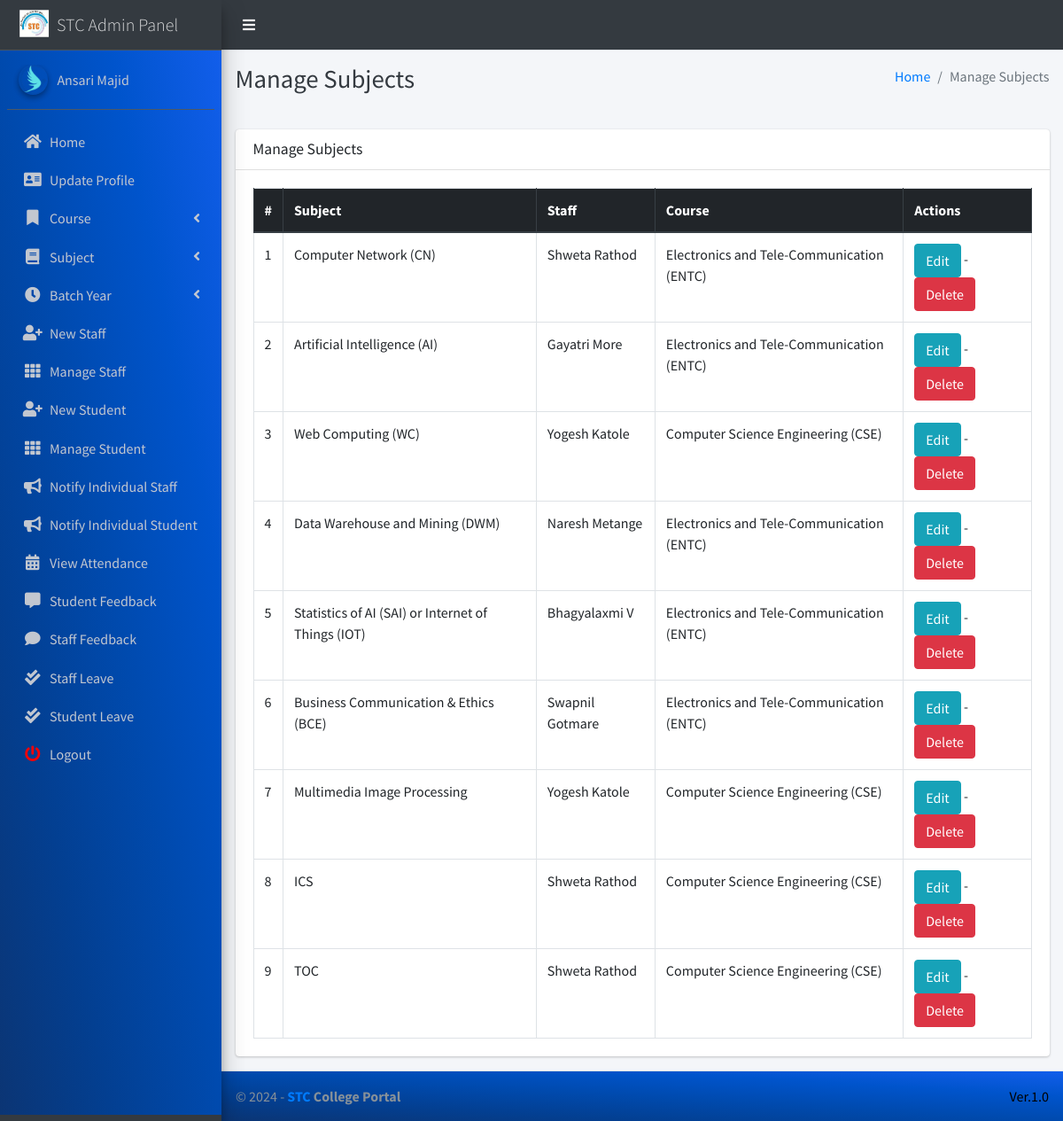
The app's page /subject/manage/ (signed in) with its own data.
### main_app/models.py (models this page shows, shortened)
class CustomUser(AbstractUser):
    USER_TYPE = ((1, "HOD"), (2, "Staff"), (3, "Student"))
    GENDER = [("M", "Male"), ("F", "Female")]
    username = None  # Removed username, using email instead
    email = models.EmailField(unique=True)
    user_type = models.CharField(default=1, choices=USER_TYPE, max_length=1)
    gender = models.CharField(max_length=1, choices=GENDER)
    profile_pic = models.ImageField()
    address = models.TextField()
    fcm_token = models.TextField(default="")  # For firebase notifications
    created_at = models.DateTimeField(auto_now_add=True)
    updated_at = models.DateTimeField(auto_now=True)
    USERNAME_FIELD = "email"
    REQUIRED_FIELDS = []
    objects = CustomUserManager()
    def __str__(self):
        return  self.first_name + " " + self.last_name

class Subject(models.Model):
    name = models.CharField(max_length=120)
    staff = models.ForeignKey(Staff,on_delete=models.CASCADE,)
    course = models.ForeignKey(Course, on_delete=models.CASCADE)
    updated_at = models.DateTimeField(auto_now=True)
    created_at = models.DateTimeField(auto_now_add=True)

class Staff(models.Model):
    course = models.ForeignKey(Course, on_delete=models.DO_NOTHING, null=True, blank=False)
    admin = models.OneToOneField(CustomUser, on_delete=models.CASCADE)

class Course(models.Model):
    name = models.CharField(max_length=120)
    created_at = models.DateTimeField(auto_now_add=True)
    updated_at = models.DateTimeField(auto_now=True)

### main_app/hod_views.py (the view)
# urls.py: path("subject/manage/", hod_views.manage_subject, name='manage_subject'),
def manage_subject(request):
    subjects = Subject.objects.all()
    context = {
        'subjects': subjects,
        'page_title': 'Manage Subjects'
    }
    return render(request, "hod_template/manage_subject.html", context)

### main_app/templates/hod_template/manage_subject.html
{% extends 'main_app/base.html' %}
{% load static %}
{% block page_title %}{{page_title}}{% endblock page_title %}
{% block content %}
<section class="content">
    <div class="container-fluid">
        <div class="row">
            <div class="col-md-12">
                <div class="card">
                    <div class="card-header">
                        <h3 class="card-title">{{page_title}}</h3>
                    </div>
                    <div class="card-body">
                        <table id="example2" class="table table-bordered table-hover">
                            <thead class="thead-dark">
                                <tr>
                                    <th>#</th>
                                    <th>Subject</th>
                                    <th>Staff</th>
                                    <th>Course</th>
                                    <th>Actions</th>
                                </tr>
                            </thead>
                            <tbody>
                                {% for subject in subjects %}
                                <tr>
                                    <td>{{ forloop.counter }}</td>
                                    <td>{{subject.name}}</td>
                                    <td>{{subject.staff.admin}}</td>
                                    <td>{{subject.course.name}}</td>
                                    <td>
                                        <a href="{% url 'edit_subject' subject.id %}" class="btn btn-info">Edit</a> -
                                        <a href="{% url 'delete_subject' subject.id %}" onclick="return confirm('Are you sure you want to delete this ?')" class="btn btn-danger">Delete</a>
                                    </td>
                                </tr>
                                {% endfor %}
                            </tbody>
                        </table>
                    </div>
                </div>
            </div>
        </div>
    </div>
</section>
{% endblock content %}

### main_app/templates/main_app/sidebar_template.html (shortened to what this page needs)
{% load static %}
<aside class="main-sidebar sidebar-dark-info elevation-4">
    {% if request.user.user_type == '1' %}
    <a href="{% url 'admin_home' %}" class="brand-link">
        <img src="{% static 'dist/img/virusx.png' %} " alt="STC LOGO"
            class="brand-image " >
        <span class="brand-text font-weight-light" >STC Admin Panel</span>
    </a>
    <div class="sidebar" style="background-image: linear-gradient(to right top, #0b3574, #033f91, #004aae, #0054cc, #125eeb);">
        <div class="user-panel mt-3 pb-3 mb-3 d-flex">
            <div class="image">
                <img src="{{ request.user.profile_pic}}" class="img-circle elevation-2" alt="User Image">
            </div>
            <div class="info">
                <a href="#" class="d-block">{{user}}</a>
            </div>
        </div>
        <nav class="mt-2">
            <ul class="nav nav-pills nav-sidebar flex-column" data-widget="treeview" role="menu" data-accordion="false">
                <li class="nav-item">
                    {% url 'admin_home' as admin_home %}
                    <a href="{{admin_home}}" class="nav-link {% if admin_home == request.path %} active {% endif %}">
                        <i class="nav-icon fas fa-home"></i>
                        <p>
                            Home
                        </p>
                    </a>
                </li>
                <li class="nav-item">
                    {% url 'admin_view_profile' as admin_view_profile %}
                    <a href="{{admin_view_profile}}"
                        class="nav-link {% if admin_view_profile == request.path %} active {% endif %}">
                        <i class="nav-icon fas fa-address-card"></i>
                        <p>
                            Update Profile
                        </p>
                    </a>
                </li>
                <li class="nav-item has-treeview">
                    <a href="#" class="nav-link" >
                        <i class="nav-icon fas fa-bookmark"></i>
                        <p>
                            Course
                            <i class="fas fa-angle-left right"></i>
                        </p>
                    </a>
                </li>
                <li class="nav-item has-treeview">
                    <a href="#" class="nav-link">
                        <i class="nav-icon fas fa-book"></i>
                        <p>
                            Subject
                            <i class="fas fa-angle-left right"></i>
                        </p>
                    </a>
                </li>
                <li class="nav-item has-treeview">
                    <a href="#" class="nav-link">
                        <i  class="nav-icon fas fa-clock"></i>
                        <p>
                            Batch Year
                            <i class="fas fa-angle-left right"></i>
                        </p>
                    </a>
                </li>
                <li class="nav-item">
                    {% url 'add_staff' as add_staff %}
                    <a href="{{add_staff}}" class="nav-link {% if add_staff == request.path %} active {% endif %}">
                        <i class="nav-icon fas fa-user-plus"></i>
                        <p>
                            New Staff
                        </p>
                    </a>
                </li>
                <li class="nav-item">
                    {% url 'manage_staff' as manage_staff %}
                    {% url 'edit_staff' staff_id as edit_staff %}
                    <a href="{{manage_staff}}"
                        class="nav-link {% if manage_staff == request.path or request.path == edit_staff %} active {% endif %}">
                        <i class="nav-icon fas fa-th"></i>
                        <p>
                            Manage Staff
                        </p>
                    </a>
                </li>
                <li class="nav-item">
                    {% url 'add_student' as add_student%}
                    <a href="{{add_student}}" class="nav-link  {% if add_student == request.path %} active {% endif %}">
                        <i class="nav-icon fas fa-user-plus"></i>
                        <p>
                            New Student
                        </p>
                    </a>
                </li>
                <li class="nav-item">
                    {% url 'manage_student' as manage_student %}
                    {% url 'edit_student' student_id as edit_student %}
                    <a href="{{manage_student}}"
                        class="nav-link  {% if edit_student == request.path or manage_student == request.path %} active {% endif %}">
                        <i class="nav-icon fas fa-th"></i>
                        <p>
                            Manage Student
                        </p>
                    </a>
                </li>
                <li class="nav-item">
                    {% url 'admin_notify_staff' as admin_notify_staff %}
                    <a href="{{admin_notify_staff}}"
                        class="nav-link {% if admin_notify_staff == request.path %} active {% endif %}">
                        <i class="nav-icon fas fa-bullhorn"></i>
                        <p>
                            Notify Individual Staff
                        </p>
                    </a>
                </li>
                <li class="nav-item">
                    {% url 'admin_notify_student' as admin_notify_student %}
                    <a href="{{admin_notify_student}}"
                        class="nav-link {% if admin_notify_student == request.path %} active {% endif %}">
                        <i class="nav-icon fas fa-bullhorn"></i>
                        <p>
                            Notify Individual Student
                        </p>
                    </a>
                </li>
                <li class="nav-item">
                    {% url 'admin_view_attendance' as admin_view_attendance %}
                <li class="nav-item">
                    <a href="{{admin_view_attendance}}"
                        class="nav-link  {% if admin_view_attendance == request.path %} active {% endif %}">
                        <i class="nav-icon fas fa-calendar-alt"></i>
                        <p>
                            View Attendance
                        </p>
                    </a>
                </li>
                <li class="nav-item">
                    {% url 'student_feedback_message' as student_feedback_message %}
                    <a href="{{ student_feedback_message }}"
                        class="nav-link  {% if student_feedback_message == request.path %} active {% endif %}">
                        <i class="nav-icon fas fa-comment-alt"></i>
                        <p>
                            Student Feedback
                        </p>
                    </a>
                </li>
                <li class="nav-item">
                    {% url 'staff_feedback_message' as staff_feedback_message %}
                    <a href="{{staff_feedback_message}}"
                        class="nav-link   {% if staff_feedback_message == request.path %} active {% endif %}">
                        <i  class="nav-icon fas fa-comment"></i>
                        <p>
                            Staff Feedback
                        </p>
                    </a>
                </li>
                <li class="nav-item">
                    {% url 'view_staff_leave' as view_staff_leave %}
                    <a href="{{view_staff_leave}}"
                        class="nav-link  {% if view_staff_leave == request.path %} active {% endif %}">
                        <i  class="nav-icon fas fa-check-double"></i>
                        <p>
                            Staff Leave
                        </p>
                    </a>
                </li>
                <li class="nav-item">
                    {% url 'view_student_leave' as view_student_leave %}
                    <a href="{% url 'view_student_leave' %}"
                        class="nav-link  {% if view_student_leave == request.path %} active {% endif %}">
                        <i  class="nav-icon fas fa-check-double"></i>
                        <p>
                            Student Leave
                        </p>
                    </a>
                </li>
                                        {% endif %}
                                        <li class="nav-item">
                                            <a href="{% url 'user_logout' %}"
                                                onclick="return confirm('Your session would be terminated.\n\nProceed?')"
                                                class="nav-link">
                                                <i  style="color: #ff0000"  class="nav-icon fas fa-power-off"></i>
                                                <p>
                                                    Logout
                                                </p>
                                            </a>
                                        </li>
                                    </ul>
                                </nav>
                            </div>
</aside>

### records on screen
CustomUser: user.profile_pic (picture), first_name+last_name "Ansari Majid"
Subject: name "Computer Network (CN)", staff.admin "Shweta Rathod", course.name "Electronics and Tele-Communication (ENTC)"
Subject: name "Artificial Intelligence (AI)", staff.admin "Gayatri More", course.name "Electronics and Tele-Communication (ENTC)"
Subject: name "Web Computing (WC)", staff.admin "Yogesh Katole", course.name "Computer Science Engineering (CSE)"
Subject: name "Data Warehouse and Mining (DWM)", staff.admin "Naresh Metange", course.name "Electronics and Tele-Communication (ENTC)"
Subject: name "Statistics of AI (SAI) or Internet of Things (IOT)", staff.admin "Bhagyalaxmi V", course.name "Electronics and Tele-Communication (ENTC)"
Subject: name "Business Communication & Ethics (BCE)", staff.admin "Swapnil Gotmare", course.name "Electronics and Tele-Communication (ENTC)"
Subject: name "Multimedia Image Processing", staff.admin "Yogesh Katole", course.name "Computer Science Engineering (CSE)"
Subject: name "ICS", staff.admin "Shweta Rathod", course.name "Computer Science Engineering (CSE)"
Subject: name "TOC", staff.admin "Shweta Rathod", course.name "Computer Science Engineering (CSE)"

### other values on screen
{{ page_title }} "Manage Subjects"
